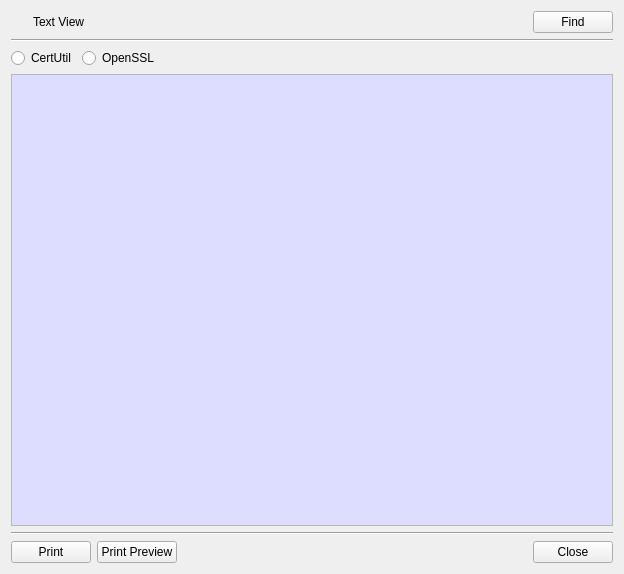
<?xml version="1.0" encoding="UTF-8"?>
<ui version="4.0">
 <class>TextViewDlg</class>
 <widget class="QDialog" name="TextViewDlg">
  <property name="geometry">
   <rect>
    <x>0</x>
    <y>0</y>
    <width>624</width>
    <height>574</height>
   </rect>
  </property>
  <property name="windowTitle">
   <string>Text View Window</string>
  </property>
  <layout class="QVBoxLayout" name="verticalLayout">
   <item>
    <layout class="QGridLayout" name="gridLayout">
     <item row="0" column="0">
      <widget class="QPushButton" name="pushButton">
       <property name="maximumSize">
        <size>
         <width>16</width>
         <height>16</height>
        </size>
       </property>
       <property name="text">
        <string/>
       </property>
       <property name="icon">
        <iconset resource="bereditor.qrc">
         <normaloff>:/images/text_view.png</normaloff>:/images/text_view.png</iconset>
       </property>
       <property name="flat">
        <bool>true</bool>
       </property>
      </widget>
     </item>
     <item row="0" column="1">
      <widget class="QLabel" name="label">
       <property name="text">
        <string>Text View</string>
       </property>
      </widget>
     </item>
     <item row="0" column="2">
      <spacer name="horizontalSpacer">
       <property name="orientation">
        <enum>Qt::Horizontal</enum>
       </property>
       <property name="sizeHint" stdset="0">
        <size>
         <width>40</width>
         <height>20</height>
        </size>
       </property>
      </spacer>
     </item>
     <item row="0" column="3">
      <widget class="QPushButton" name="mFindBtn">
       <property name="text">
        <string>Find</string>
       </property>
      </widget>
     </item>
    </layout>
   </item>
   <item>
    <widget class="Line" name="line_2">
     <property name="orientation">
      <enum>Qt::Horizontal</enum>
     </property>
    </widget>
   </item>
   <item>
    <layout class="QGridLayout" name="gridLayout_3">
     <item row="0" column="1">
      <widget class="QRadioButton" name="mOpenSSLRadio">
       <property name="text">
        <string>OpenSSL</string>
       </property>
      </widget>
     </item>
     <item row="0" column="0">
      <widget class="QRadioButton" name="mCertUtilRadio">
       <property name="text">
        <string>CertUtil</string>
       </property>
      </widget>
     </item>
     <item row="0" column="2">
      <spacer name="horizontalSpacer_3">
       <property name="orientation">
        <enum>Qt::Horizontal</enum>
       </property>
       <property name="sizeHint" stdset="0">
        <size>
         <width>40</width>
         <height>20</height>
        </size>
       </property>
      </spacer>
     </item>
    </layout>
   </item>
   <item>
    <widget class="QPlainTextEdit" name="mDataText">
     <property name="minimumSize">
      <size>
       <width>600</width>
       <height>400</height>
      </size>
     </property>
     <property name="palette">
      <palette>
       <active>
        <colorrole role="Base">
         <brush brushstyle="SolidPattern">
          <color alpha="255">
           <red>221</red>
           <green>221</green>
           <blue>255</blue>
          </color>
         </brush>
        </colorrole>
       </active>
       <inactive>
        <colorrole role="Base">
         <brush brushstyle="SolidPattern">
          <color alpha="255">
           <red>221</red>
           <green>221</green>
           <blue>255</blue>
          </color>
         </brush>
        </colorrole>
       </inactive>
       <disabled/>
      </palette>
     </property>
     <property name="acceptDrops">
      <bool>false</bool>
     </property>
     <property name="readOnly">
      <bool>true</bool>
     </property>
    </widget>
   </item>
   <item>
    <widget class="Line" name="line">
     <property name="orientation">
      <enum>Qt::Horizontal</enum>
     </property>
    </widget>
   </item>
   <item>
    <layout class="QGridLayout" name="gridLayout_2">
     <item row="0" column="3">
      <widget class="QPushButton" name="mCloseBtn">
       <property name="text">
        <string>Close</string>
       </property>
      </widget>
     </item>
     <item row="0" column="2">
      <spacer name="horizontalSpacer_2">
       <property name="orientation">
        <enum>Qt::Horizontal</enum>
       </property>
       <property name="sizeHint" stdset="0">
        <size>
         <width>40</width>
         <height>20</height>
        </size>
       </property>
      </spacer>
     </item>
     <item row="0" column="0">
      <widget class="QPushButton" name="mPrintBtn">
       <property name="text">
        <string>Print</string>
       </property>
      </widget>
     </item>
     <item row="0" column="1">
      <widget class="QPushButton" name="mPrintPreviewBtn">
       <property name="text">
        <string>Print Preview</string>
       </property>
      </widget>
     </item>
    </layout>
   </item>
  </layout>
 </widget>
 <resources>
  <include location="bereditor.qrc"/>
 </resources>
 <connections/>
</ui>
